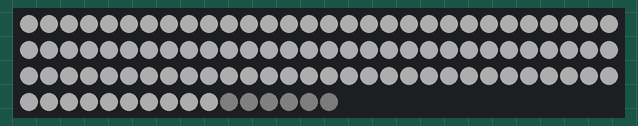
Bench run of a program on a simulated ESP8266 (NodeMCU). Parts: 106 RGB LEDs in strip order, left to right, continuing on the next row. Dim RGB values are drawn brighter than linear; WiFi joins after 1.5 s; servers stay silent unless stated; random numbers use the default seed unless the program sets one; what the program prints to the serial monitor is not drawn.

Above: at 2.07 s.

The program:

main.cpp
```cpp
#include <ArduinoOTA.h>
#include <Arduino.h>
#include <ESP8266WiFi.h>
#include <ESP8266mDNS.h>
#include <WiFiUdp.h>
#include <Adafruit_NeoPixel.h>
#ifdef __AVR__
  #include <avr/power.h>
#endif

float star[6];

const char* ssid = ".......";
const char* password = "........";
#define PIN 5
#define BRIGHTNESS 50

Adafruit_NeoPixel strip = Adafruit_NeoPixel(106, PIN, NEO_GRB + NEO_KHZ800);

void setup() {
  Serial.begin(115200);
  Serial.println("Booting");
  WiFi.mode(WIFI_STA);
  WiFi.begin(ssid, password);
  while (WiFi.waitForConnectResult() != WL_CONNECTED) {
    Serial.println("Connection Failed! Rebooting...");
    delay(5000);
    ESP.restart();
  }

  // Port defaults to 8266
  // ArduinoOTA.setPort(8266);

  // Hostname defaults to esp8266-[ChipID]
  ArduinoOTA.setHostname("lightbox");

  // No authentication by default
  // ArduinoOTA.setPassword("admin");

  // Password can be set with it's md5 value as well
  // MD5(admin) = 21232f297a57a5a743894a0e4a801fc3
  // ArduinoOTA.setPasswordHash("21232f297a57a5a743894a0e4a801fc3");

  ArduinoOTA.onStart([]() {
    Serial.println("Start");
  });
  ArduinoOTA.onEnd([]() {
    Serial.println("\nEnd");
  });
  ArduinoOTA.onProgress([](unsigned int progress, unsigned int total) {
    Serial.printf("Progress: %u%%\r", (progress / (total / 100)));
  });
  ArduinoOTA.onError([](ota_error_t error) {
    Serial.printf("Error[%u]: ", error);
    if (error == OTA_AUTH_ERROR) Serial.println("Auth Failed");
    else if (error == OTA_BEGIN_ERROR) Serial.println("Begin Failed");
    else if (error == OTA_CONNECT_ERROR) Serial.println("Connect Failed");
    else if (error == OTA_RECEIVE_ERROR) Serial.println("Receive Failed");
    else if (error == OTA_END_ERROR) Serial.println("End Failed");
  });
  ArduinoOTA.begin();
  Serial.println("Ready");
  Serial.print("IP address: ");
  Serial.println(WiFi.localIP());

  strip.begin();
  strip.setBrightness(BRIGHTNESS);
  for(uint16_t i=0; i<strip.numPixels(); i++) {
    strip.setPixelColor(i, 0xffffff);
    strip.show();
  }
  for(uint16_t i=100; i<strip.numPixels(); i++) {
    strip.setPixelColor(i, 0xff00ff);
    strip.show();
  }
  star[0] = 10;
  star[1] = 70;
  star[2] = 130;
  star[3] = 190;
  star[4] = 250;
  star[5] = 310;
}

uint16_t intensity;
float inc;

void loop() {
  ArduinoOTA.handle();
  for(uint16_t i=0; i<6; i++) {
    intensity = (int)(sin(star[i] / 108) * 10) + 20;
    strip.setPixelColor(100+i, intensity | intensity << 8 | intensity << 16);
    strip.show();
    inc = (float) random(1,30);
    star[i] += inc;
    if (star[i] >= 360)
    {
        star[i] = 0;
    }
  }
  delay(30);
}
```
